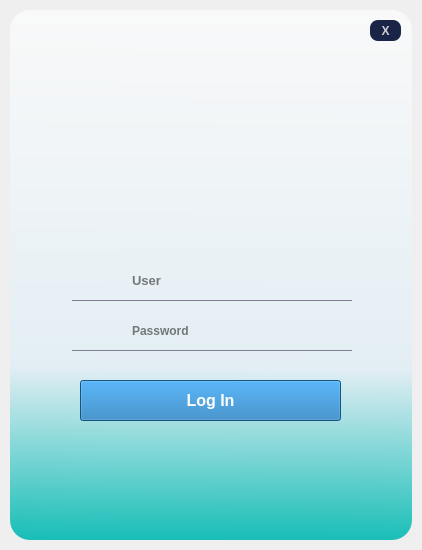
<?xml version="1.0" encoding="UTF-8"?>
<ui version="4.0">
 <class>Login_Menu</class>
 <widget class="QMainWindow" name="Login_Menu">
  <property name="geometry">
   <rect>
    <x>0</x>
    <y>0</y>
    <width>422</width>
    <height>550</height>
   </rect>
  </property>
  <property name="minimumSize">
   <size>
    <width>422</width>
    <height>550</height>
   </size>
  </property>
  <property name="maximumSize">
   <size>
    <width>422</width>
    <height>550</height>
   </size>
  </property>
  <property name="windowTitle">
   <string>MainWindow</string>
  </property>
  <widget class="QWidget" name="centralwidget">
   <layout class="QVBoxLayout" name="verticalLayout">
    <property name="spacing">
     <number>0</number>
    </property>
    <property name="leftMargin">
     <number>10</number>
    </property>
    <property name="topMargin">
     <number>10</number>
    </property>
    <property name="rightMargin">
     <number>10</number>
    </property>
    <property name="bottomMargin">
     <number>10</number>
    </property>
    <item>
     <widget class="QFrame" name="dropShadowFrame">
      <property name="styleSheet">
       <string notr="true">QFrame {	
	background-color: qlineargradient(spread:pad, x1:0.522727, y1:1, x2:0.528, y2:0, stop:0 rgba(24, 190, 183, 255), stop:0.323864 rgba(227, 238, 244, 255), stop:1 rgba(249, 249, 249, 255));

	color: rgb(220, 220, 220);
	border-radius: 20px;
}</string>
      </property>
      <property name="frameShape">
       <enum>QFrame::StyledPanel</enum>
      </property>
      <property name="frameShadow">
       <enum>QFrame::Raised</enum>
      </property>
      <widget class="QPushButton" name="button_login">
       <property name="enabled">
        <bool>true</bool>
       </property>
       <property name="geometry">
        <rect>
         <x>70</x>
         <y>370</y>
         <width>261</width>
         <height>41</height>
        </rect>
       </property>
       <property name="font">
        <font>
         <pointsize>12</pointsize>
         <bold>true</bold>
        </font>
       </property>
       <property name="cursor">
        <cursorShape>ArrowCursor</cursorShape>
       </property>
       <property name="mouseTracking">
        <bool>true</bool>
       </property>
       <property name="toolTip">
        <string/>
       </property>
       <property name="layoutDirection">
        <enum>Qt::LeftToRight</enum>
       </property>
       <property name="autoFillBackground">
        <bool>false</bool>
       </property>
       <property name="styleSheet">
        <string notr="true">QPushButton {
	background-color: rgb(27, 117, 183);
	text-align: center;
	color: white;
}
QPushButton:hover {
	background-color: rgb(24, 190, 183);
}
QPushButton:pressed {
	background-color: rgb(15, 68, 106);
}</string>
       </property>
       <property name="text">
        <string>Log In</string>
       </property>
       <property name="checkable">
        <bool>false</bool>
       </property>
       <property name="autoRepeat">
        <bool>false</bool>
       </property>
       <property name="autoExclusive">
        <bool>false</bool>
       </property>
       <property name="autoDefault">
        <bool>true</bool>
       </property>
       <property name="default">
        <bool>false</bool>
       </property>
       <property name="flat">
        <bool>false</bool>
       </property>
      </widget>
      <widget class="QLineEdit" name="text_password">
       <property name="enabled">
        <bool>true</bool>
       </property>
       <property name="geometry">
        <rect>
         <x>120</x>
         <y>310</y>
         <width>191</width>
         <height>21</height>
        </rect>
       </property>
       <property name="font">
        <font>
         <family>MS Shell Dlg 2</family>
         <pointsize>9</pointsize>
         <bold>true</bold>
        </font>
       </property>
       <property name="acceptDrops">
        <bool>true</bool>
       </property>
       <property name="autoFillBackground">
        <bool>false</bool>
       </property>
       <property name="styleSheet">
        <string notr="true">background-color: rgba(0, 0, 0, 0);
color: black;</string>
       </property>
       <property name="inputMethodHints">
        <set>Qt::ImhHiddenText|Qt::ImhNoAutoUppercase|Qt::ImhNoPredictiveText|Qt::ImhSensitiveData</set>
       </property>
       <property name="inputMask">
        <string/>
       </property>
       <property name="text">
        <string/>
       </property>
       <property name="frame">
        <bool>false</bool>
       </property>
       <property name="echoMode">
        <enum>QLineEdit::Password</enum>
       </property>
       <property name="alignment">
        <set>Qt::AlignLeading|Qt::AlignLeft|Qt::AlignVCenter</set>
       </property>
       <property name="dragEnabled">
        <bool>false</bool>
       </property>
       <property name="readOnly">
        <bool>false</bool>
       </property>
       <property name="placeholderText">
        <string>Password</string>
       </property>
       <property name="clearButtonEnabled">
        <bool>true</bool>
       </property>
      </widget>
      <widget class="Line" name="line_password">
       <property name="geometry">
        <rect>
         <x>62</x>
         <y>340</y>
         <width>280</width>
         <height>1</height>
        </rect>
       </property>
       <property name="layoutDirection">
        <enum>Qt::LeftToRight</enum>
       </property>
       <property name="styleSheet">
        <string notr="true">background-color: rgb(130, 127, 148);</string>
       </property>
       <property name="frameShadow">
        <enum>QFrame::Raised</enum>
       </property>
       <property name="orientation">
        <enum>Qt::Horizontal</enum>
       </property>
      </widget>
      <widget class="Line" name="line_username">
       <property name="geometry">
        <rect>
         <x>62</x>
         <y>290</y>
         <width>280</width>
         <height>1</height>
        </rect>
       </property>
       <property name="layoutDirection">
        <enum>Qt::LeftToRight</enum>
       </property>
       <property name="styleSheet">
        <string notr="true">background-color: rgb(130, 127, 148);</string>
       </property>
       <property name="frameShadow">
        <enum>QFrame::Raised</enum>
       </property>
       <property name="orientation">
        <enum>Qt::Horizontal</enum>
       </property>
      </widget>
      <widget class="QLineEdit" name="text_username">
       <property name="enabled">
        <bool>true</bool>
       </property>
       <property name="geometry">
        <rect>
         <x>120</x>
         <y>260</y>
         <width>191</width>
         <height>21</height>
        </rect>
       </property>
       <property name="font">
        <font>
         <family>MS Shell Dlg 2</family>
         <pointsize>10</pointsize>
         <italic>false</italic>
         <bold>true</bold>
        </font>
       </property>
       <property name="acceptDrops">
        <bool>true</bool>
       </property>
       <property name="autoFillBackground">
        <bool>false</bool>
       </property>
       <property name="styleSheet">
        <string notr="true">background-color: rgba(0, 0, 0, 0);
color: black;</string>
       </property>
       <property name="inputMethodHints">
        <set>Qt::ImhNone</set>
       </property>
       <property name="inputMask">
        <string/>
       </property>
       <property name="text">
        <string/>
       </property>
       <property name="frame">
        <bool>false</bool>
       </property>
       <property name="echoMode">
        <enum>QLineEdit::Normal</enum>
       </property>
       <property name="alignment">
        <set>Qt::AlignLeading|Qt::AlignLeft|Qt::AlignVCenter</set>
       </property>
       <property name="dragEnabled">
        <bool>false</bool>
       </property>
       <property name="readOnly">
        <bool>false</bool>
       </property>
       <property name="placeholderText">
        <string>User</string>
       </property>
       <property name="clearButtonEnabled">
        <bool>false</bool>
       </property>
      </widget>
      <widget class="QWidget" name="horizontalLayoutWidget">
       <property name="geometry">
        <rect>
         <x>30</x>
         <y>50</y>
         <width>341</width>
         <height>141</height>
        </rect>
       </property>
       <layout class="QHBoxLayout" name="horizontalLayout">
        <item>
         <widget class="QLabel" name="img_Logo">
          <property name="layoutDirection">
           <enum>Qt::LeftToRight</enum>
          </property>
          <property name="styleSheet">
           <string notr="true">image: url(:/icons/assets/Logo.png);
background-color: rgba(255, 255, 255, 0);</string>
          </property>
          <property name="text">
           <string/>
          </property>
          <property name="alignment">
           <set>Qt::AlignCenter</set>
          </property>
         </widget>
        </item>
       </layout>
      </widget>
      <widget class="QLabel" name="icon_user">
       <property name="geometry">
        <rect>
         <x>70</x>
         <y>260</y>
         <width>31</width>
         <height>21</height>
        </rect>
       </property>
       <property name="styleSheet">
        <string notr="true">image: url(:/icons/assets/user-black.png);
background-color: rgba(255, 255, 255, 0);</string>
       </property>
       <property name="text">
        <string/>
       </property>
      </widget>
      <widget class="QLabel" name="icon_lock">
       <property name="geometry">
        <rect>
         <x>70</x>
         <y>310</y>
         <width>31</width>
         <height>21</height>
        </rect>
       </property>
       <property name="styleSheet">
        <string notr="true">image: url(:/icons/assets/lock-black.png);
background-color: rgba(255, 255, 255, 0);</string>
       </property>
       <property name="text">
        <string/>
       </property>
      </widget>
      <widget class="QPushButton" name="button_close">
       <property name="geometry">
        <rect>
         <x>360</x>
         <y>10</y>
         <width>31</width>
         <height>21</height>
        </rect>
       </property>
       <property name="font">
        <font>
         <bold>true</bold>
        </font>
       </property>
       <property name="styleSheet">
        <string notr="true">QPushButton {
   border:none;
   border-radius:8px;
   background-color: rgb(25,36,71);
   color: rgb(208, 208, 208);

}
QPushButton:hover {
	background-color: rgb(24, 190, 183);
}
QPushButton:pressed {
	background-color: rgb(15, 68, 106);
}</string>
       </property>
       <property name="text">
        <string>X</string>
       </property>
      </widget>
     </widget>
    </item>
   </layout>
  </widget>
 </widget>
 <tabstops>
  <tabstop>text_username</tabstop>
  <tabstop>text_password</tabstop>
  <tabstop>button_login</tabstop>
  <tabstop>button_close</tabstop>
 </tabstops>
 <resources>
  <include location="src.qrc"/>
 </resources>
 <connections>
  <connection>
   <sender>text_password</sender>
   <signal>returnPressed()</signal>
   <receiver>button_login</receiver>
   <slot>click()</slot>
   <hints>
    <hint type="sourcelabel">
     <x>221</x>
     <y>337</y>
    </hint>
    <hint type="destinationlabel">
     <x>221</x>
     <y>390</y>
    </hint>
   </hints>
  </connection>
 </connections>
</ui>
